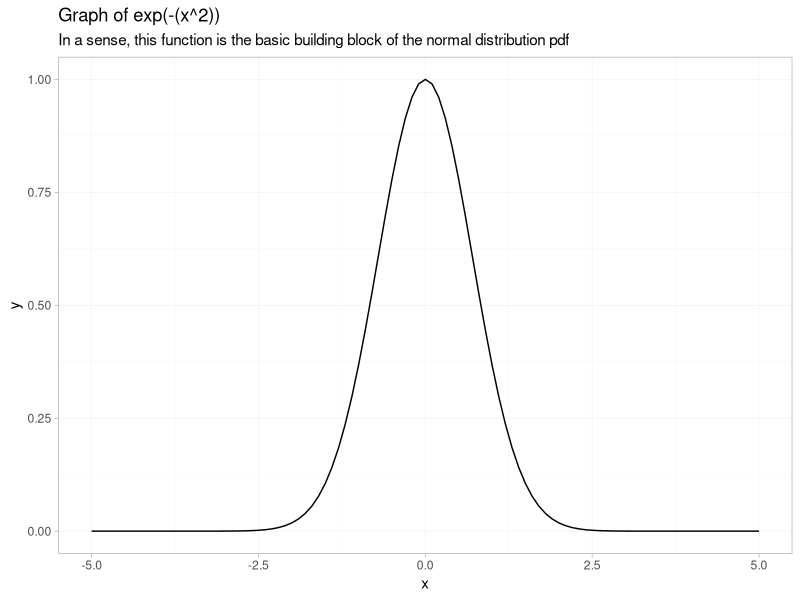
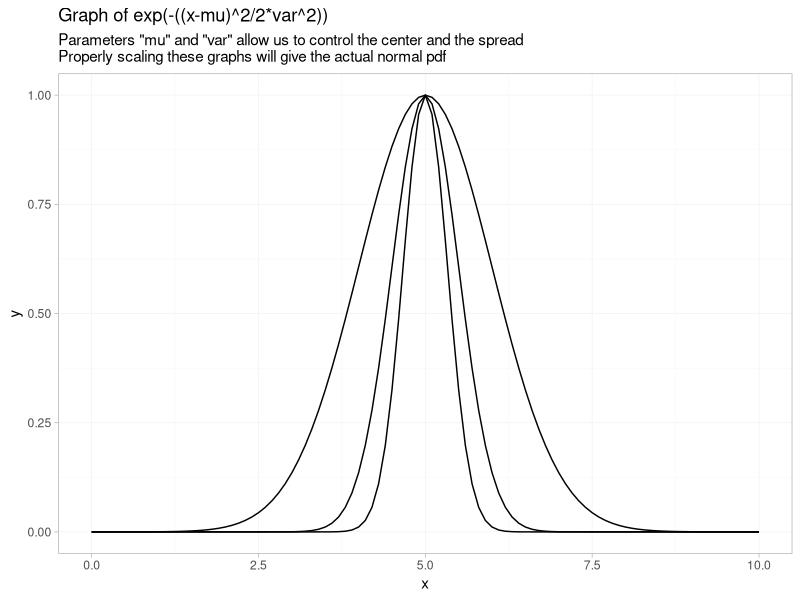
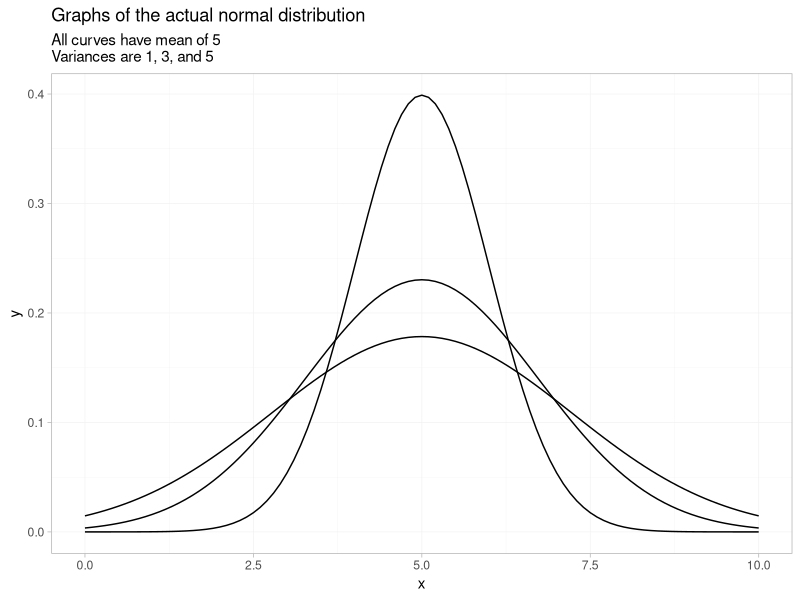

The R script that drew these images, in order:


#'--- 
#' title: "Building the normal distribution from a simple exponential function"
#' author: "Nayef Ahmad"
#' date: "2019-10-07"
#' output: 
#'   html_document: 
#'     keep_md: yes
#'     code_folding: show
#'     toc: true
#'     toc_float: true
#' ---
#' 

#+ lib, include = FALSE 
library(tidyverse)

#' At first glance, the [probability density function (pdf) of the normal
#' distribution](https://sites.nicholas.duke.edu/statsreview/files/2013/06/normpdf1.jpg) 
#' seems like it has a lot going on. At its heart, though, is a fairly simple
#' function: $e^{(-x^2)}$
#'
#' Let's see how we can go from this simple building block to something closer
#' to the actual normal distribution.
#' 
#' \  
#' \  
#' \  
#' 

#' # The "proto-normal" distribution: `exp(-(x^2))` 
#' Define the function: 
exp_fun <- function(x){
  exp(-(x^2))
}


#' Plot it with `ggplot` + `stat_function`
#' 
data.frame(x = c(-5, 5)) %>% 
  ggplot(aes(x = x)) + 
  stat_function(fun = exp_fun) + 
  theme_light() +
  labs(title = "Graph of exp(-(x^2))", 
       subtitle = "In a sense, this function is the basic building block of the normal distribution pdf") + 
  theme(panel.grid.minor = element_line(colour = "grey95"), 
        panel.grid.major = element_line(colour = "grey95"))
      
#' That looks pretty much exactly like a normal distribution, doesn't it? 
#' 
#' By default, the graph will be centered around zero, and will have a certain
#' "natural" spread/"variance". 
#' 

#' 

#' # Parametrizing the centre and spread of the graph
#'
#' We'll now make two simple changes that will allow us to vary the centre and
#' the spread of the graph. 
#' 
#' 

exp_fun_with_mean_var <- function(x, mu = 5, var = 1){
  exp(-((x-mu)^2/2*var^2))  # shift the graph with mu; squeeze/stretch with var
}

#' Let's look at some graphs with the same centre and different spreads: 

data.frame(x = c(0, 10)) %>% 
  ggplot(aes(x = x)) + 
  stat_function(fun = exp_fun_with_mean_var, 
                args = list(mu = 5, 
                            var = 1)) + 
  stat_function(fun = exp_fun_with_mean_var, 
                args = list(mu = 5, 
                            var = 2)) + 
  stat_function(fun = exp_fun_with_mean_var, 
                args = list(mu = 5, 
                            var = 3)) + 
  labs(title = "Graph of exp(-((x-mu)^2/2*var^2))", 
       subtitle = "Parameters \"mu\" and \"var\" allow us to control the center and the spread \nProperly scaling these graphs will give the actual normal pdf") + 
  theme_light() +
  theme(panel.grid.minor = element_line(colour = "grey95"), 
        panel.grid.major = element_line(colour = "grey95"))
      

#' Note that the curve with maximum spread is an **envelope around all the other curves**. 
#' This is not how actual normal distributions behave - see below or [this page](http://dpuadweb.depauw.edu/harvey_web/Data_Analysis/Pages/investigation2225.html) 
#' for example. The areas under all of these curves cannot all be equal (and 
#' hence they can't all be 1.0). Thus, these don't work as probability density functions. 
#' 
#' This is a hint that this simple exponential has to be **scaled** somehow 
#' in order to impose the structure we want. 
#' 
#' This scaling is achieved by placing a factor of $1/\sqrt{2\pi\sigma^2}$ in front of the 
#' exponential function we just looked at. Putting it all together, we have the 
#' pdf of the univariate normal distribution! 
#' 
#' # The actual normal pdf
#' 
#' For comparison, here are the normal distributions with those parameters: 
#' 

data.frame(x = c(0, 10)) %>% 
  ggplot(aes(x = x)) + 
  stat_function(fun = dnorm, 
                args = list(mean = 5, 
                            sd = 1)) +  # sd is the +ve square root of variance 
  stat_function(fun = dnorm, 
                args = list(mean = 5, 
                            sd = sqrt(3))) + 
  stat_function(fun = dnorm, 
                args = list(mean = 5, 
                            sd = sqrt(5))) + 
  theme_light() +
  labs(title = "Graphs of the actual normal distribution", 
       subtitle = "All curves have mean of 5 \nVariances are 1, 3, and 5") + 
  theme(panel.grid.minor = element_line(colour = "grey95"), 
        panel.grid.major = element_line(colour = "grey95"))
      
  




